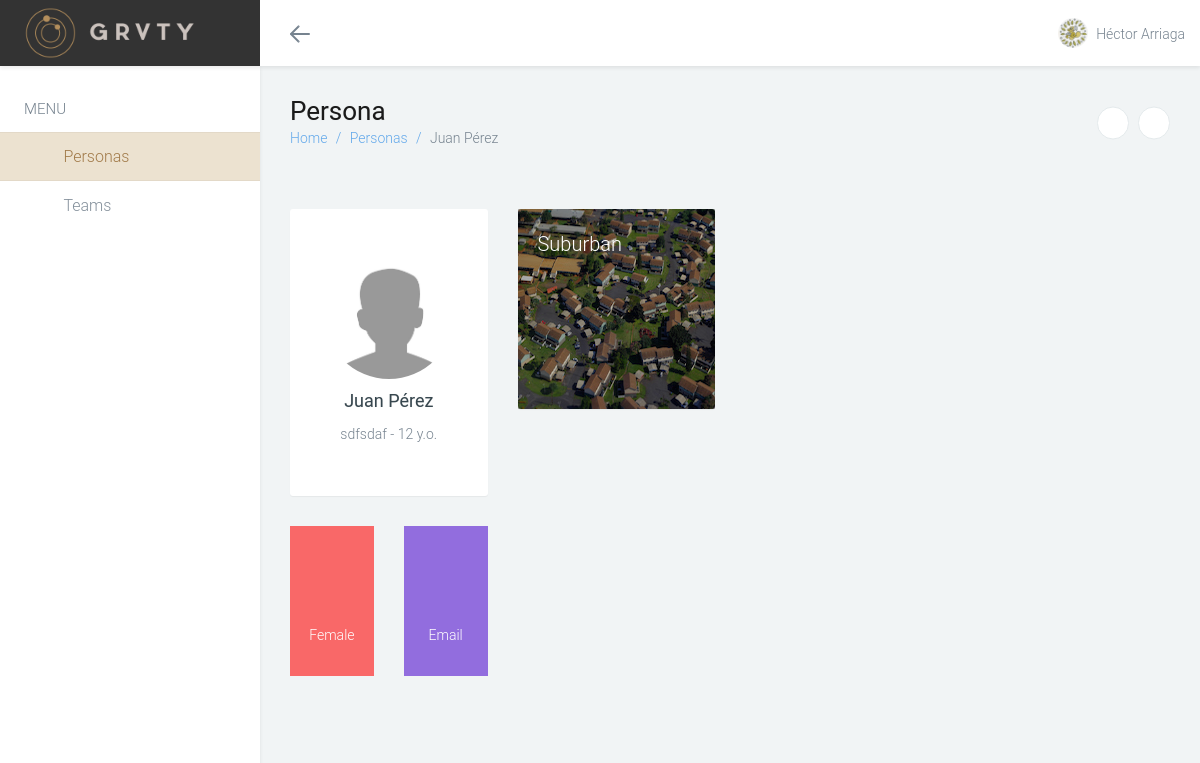
Screenshot of /personas/4/ (signed in) with the database file from the repository.
### CustomAuth/models.py (models this page shows, shortened)
class User(AbstractUser):
    verified = models.BooleanField(_('Verified'), default=False)
    verification_code = models.CharField(_('Verification Code'), max_length=36,
                                         unique=True)
    image = models.ImageField(_('Profile Image'), upload_to='user_pics',
                              max_length=255, blank=True, null=True)
    complete_profile = models.BooleanField(_('Complete Profile'),
                                           default=False)
    menubar_fold = models.BooleanField(_('Menubar Fold'), default=False)
    USERNAME_FIELD = 'username'
    REQUIRED_FIELDS = ['email']
    class Meta:
        verbose_name = _('User')
        verbose_name_plural = _('Users')
    @property
    def full_name(self):
        return '%s %s' % (self.first_name, self.last_name)
    def get_photo_url(self):
        if self.image:
            return self.image.url
        return static('photos/gravatar.jpg')

### Identity/models.py (models this page shows, shortened)
class Persona(models.Model):
    owner = models.ForeignKey(settings.AUTH_USER_MODEL, verbose_name=_('Owner'), related_name='personas')
    name = models.CharField(_('Name'), max_length=255, blank=True)
    photo = models.ImageField(_('Photo'), upload_to='persona_photos', blank=True)
    gender = models.CharField(_('Gender'), max_length=1, choices=demographic.GENDER_CHOICES, blank=True)
    age = models.PositiveSmallIntegerField(_('Age'), blank=True, null=True)
    job_title = models.CharField(_('Job Title'), max_length=255, blank=True)
    main_quote = models.TextField(_('Main Quote'), blank=True)
    work_experience = models.TextField(_('Work Experience'), blank=True)
    urbanicity = models.PositiveSmallIntegerField(
        _('Location'), choices=demographic.URBANICITY_CHOICES,
        blank=True, null=True
    )
    individual_income = models.PositiveIntegerField(_('Individual Income'), blank=True, null=True)
    household_income = models.PositiveIntegerField(_('Household Income'), blank=True, null=True)
    main_goal = models.TextField(_('Main Goal'), blank=True)
    secondary_goal = models.TextField(_('Secondary Goal'), blank=True)
    biggest_pain = models.CharField(_('Biggest Pain'), max_length=255, blank=True)
    decrease_pain = models.CharField(_('Decrease Pain'), max_length=255, blank=True)
    biggest_gain = models.CharField(_('Biggest Gain'), max_length=255, blank=True)
    increase_gain = models.CharField(_('Increase Gain'), max_length=255, blank=True)
    identifiers = models.TextField(_('Identifiers'), blank=True, help_text='One per line.')
    communication_preference = models.PositiveSmallIntegerField(
        _('Communication Preference'), choices=demographic.COMMUNICATION_PREFERENCE_CHOICES,
        blank=True, null=True
    )
    objections_barriers = models.TextField(_('Common Objections/Barriers'), blank=True)
    product_pitch = models.TextField(_('Product Pitch'), blank=True)
    triggering_events = models.TextField(_('Triggering Events'), blank=True, help_text='One per line.')
    influencers = models.TextField(_('Influencers'), blank=True, help_text='One per line.')
    funnel = models.TextField(_('First Step in Funnel'), blank=True, help_text='One step per line.')
    class Meta:
        verbose_name_plural = _('Persona')
        verbose_name = _('Personas')
    @property
    def has_pain_or_gain(self):
        arr = [
            self.biggest_pain,
            self.decrease_pain,
            self.biggest_gain,
            self.increase_gain,
        ]
        return any(arr)
    @property
    def has_goals(self):
        arr = [
            self.main_goal,
            self.secondary_goal,
        ]
        return any(arr)
    def get_photo_url(self):
        if self.photo:
            return self.photo.url
        return static('photos/gravatar.jpg')
    def get_urbanicity_photo(self):
        if self.urbanicity:
            return static('photos/urbanicity/%d.jpg' % self.urbanicity)
        return ''

### Identity/views.py (the view)
# urls.py: url(r'^personas/(?P<persona_id>\d+)/$', 'view_persona', name='view_persona'),
@login_required
def view_persona(request, persona_id):
    personas_active = True
    title = _('Persona')
    persona = get_object_or_404(Persona, id=persona_id, owner=request.user)
    DEMOGRAPHIC = demographic
    return TemplateResponse(request, 'identity/persona/view.html', locals())

### Configuration/context_processors.py (called while the page is built)
def configuration_context(request):
    return {
        'CONFIGURATION': Configuration.objects.get()
    }

### Configuration/templatetags/configuration_tags.py (called while the page is built)
@register.filter(name='settings')
def settings(attribute):
    return getattr(dj_settings, attribute, '')

### templates/identity/persona/view.html (shortened to what this page needs)
{% extends 'base.html' %}
{% load staticfiles %}
{% load humanize %}
{% load persona_tags %}
{% block css %}
<link rel="stylesheet" href="{% static 'fonts/ionicons/ionicons.min.css' %}">
<link rel="stylesheet" href="{% static 'vendor/chartist-js/chartist.css' %}">
{% endblock %}
{% block body_class %}persona{% endblock %}
{% block content %}
<div class="page">
  <div class="page-header">
    <h1 class="page-title">Persona</h1>
    <ol class="breadcrumb">
      <li><a href="/">Home</a></li>
      <li><a href="{% url 'Identity:personas' %}">Personas</a></li>
      <li class="active">{% firstof persona.name 'Persona' %}</li>
    </ol>
    <div class="page-header-actions">
      <a href="{% url 'Identity:edit_persona' persona.id %}" type="button" class="btn btn-sm btn-icon btn-inverse btn-round" data-toggle="tooltip" data-original-title="Edit">
        <i class="icon wb-pencil" aria-hidden="true"></i>
      </a>
      {% if request.user == persona.owner %}
      <button class="btn btn-sm btn-icon btn-inverse btn-round" data-toggle="tooltip" data-original-title="Delete" id="delete_persona_btn">
        <i class="icon wb-trash" aria-hidden="true"></i>
      </button>
      {% endif %}
    </div>
  </div>
  <div class="page-content container-fluid padding-30">
    <div class="row">
      <div class="col-md-3">
        <div class="widget widget-shadow text-center persona-details">
          <div class="widget-header">
            <div class="widget-header-content">
              <a class="avatar avatar-lg" href="javascript:void(0)">
                <img src="{{ persona.get_photo_url}}">
              </a>
              <h4 class="profile-user">{{ persona.name|title }}</h4>
              <p class="profile-job">{{ persona.job_title }}{% if persona.age %} - {{ persona.age }} y.o.{% endif %}</p>
            </div>
          </div>
        </div>
        <div class="row">
          <div class="col-md-6">
            {% if persona.gender == DEMOGRAPHIC.MALE %}
            <div class="widget">
              <div class="widget-content">
                <div class="counter counter-lg counter-inverse bg-blue-600 vertical-align height-150">
                  <div class="vertical-align-middle">
                    <div class="counter-icon margin-bottom-5"><i class="icon ion-male" aria-hidden="true"></i></div>
                    <span class="counter-number">{{ persona.get_gender_display }}</span>
                  </div>
                </div>
              </div>
            </div>
            {% elif persona.gender == DEMOGRAPHIC.FEMALE %}
            <div class="widget">
              <div class="widget-content">
                <div class="counter counter-lg counter-inverse bg-red-600 vertical-align height-150">
                  <div class="vertical-align-middle">
                    <div class="counter-icon margin-bottom-5"><i class="icon ion-female" aria-hidden="true"></i></div>
                    <span class="counter-number">{{ persona.get_gender_display }}</span>
                  </div>
                </div>
              </div>
            </div>
            {% endif %}
          </div>
          <div class="col-md-6">
            {% if persona.communication_preference %}
            <div class="widget">
              <div class="widget-content">
                <div class="counter counter-lg counter-inverse bg-purple-600 vertical-align height-150">
                  <div class="vertical-align-middle">
                    {% if persona.communication_preference == DEMOGRAPHIC.EMAIL %}
                    <div class="counter-icon margin-bottom-5"><i class="icon ion-android-mail" aria-hidden="true"></i></div>
                    {% elif persona.communication_preference == DEMOGRAPHIC.TELEPHONE %}
                    <div class="counter-icon margin-bottom-5"><i class="icon ion-ios-telephone" aria-hidden="true"></i></div>
                    {% endif %}
                    <span class="counter-number">{{ persona.get_communication_preference_display }}</span>
                  </div>
                </div>
              </div>
            </div>
            {% endif %}
          </div>
        </div>
      </div>
      <div class="col-md-3">
        {% if persona.urbanicity %}
        <div class="widget widget-shadow">
          <div class="widget-header cover">
            <img class="cover-image" src="{{ persona.get_urbanicity_photo }}" height="200">
            <div class="overlay-panel overlay-background">
              <div class="font-size-16 pull-right"><i class="icon wb-map" aria-hidden="true"></i></div>
              <p class="font-size-20">{{ persona.get_urbanicity_display }}</p>
            </div>
          </div>
        </div>
        {% endif %}
      </div>
      <div class="col-md-6">
      </div>
    </div>
  </div>
</div>
{% endblock %}

### templates/base.html (shortened to what this page needs)
{% load configuration_tags %}
{% load staticfiles %}
<!DOCTYPE html>
<html class="no-js css-menubar" lang="en">
  <head>
    <link rel="stylesheet" href="{% static 'css/bootstrap.min.css' %}">
    <link rel="stylesheet" href="{% static 'css/bootstrap-extend.min.css' %}">
    <link rel="stylesheet" href="{% static 'css/site.min.css' %}">
    <link rel="stylesheet" href="{% static 'vendor/asscrollable/asScrollable.css' %}">
    <link rel="stylesheet" href="{% static 'fonts/web-icons/web-icons.min.css' %}">
    <link rel="stylesheet" href="{% static 'fonts/brand-icons/brand-icons.min.css' %}">
    <link rel="stylesheet" href="{% static 'fonts/font-awesome/font-awesome.min.css' %}">
    <link rel="stylesheet" href="{% static 'vendor/toastr/toastr.css' %}">
    <link rel="stylesheet" href="{% static 'vendor/bootstrap-select/bootstrap-select.min.css' %}">
    {% block css %}{% endblock %}
    <link rel="stylesheet" href="{% static 'grvty/css/main.min.css' %}">
  </head>
  <body class="{% block body_class %}dashboard{% endblock %} site-menubar-keep {% if request.user.menubar_fold %}site-menubar-fold{% else %}site-menubar-unfold{% endif %}">
    <nav class="site-navbar navbar navbar-default navbar-fixed-top navbar-mega" role="navigation">
      <div class="navbar-header">
        <a href="/">
          <div class="navbar-brand navbar-brand-center site-gridmenu-toggle" data-toggle="gridmenu">
            <img class="navbar-brand-logo" src="{% static 'images/logo-menu.png' %}" title="Grvity">
          </div>
        </a>
      </div>
      <div class="navbar-container container-fluid">
        <div class="collapse navbar-collapse navbar-collapse-toolbar" id="site-navbar-collapse">
          <ul class="nav navbar-toolbar">
            <li class="hidden-float" id="toggleMenubar">
              <a data-toggle="menubar" href="#" role="button">
                <i class="icon hamburger hamburger-arrow-left">
                  <span class="hamburger-bar"></span>
                </i>
              </a>
            </li>
          </ul>
          <ul class="nav navbar-toolbar navbar-right navbar-toolbar-right">
            <li class="dropdown">
              <a class="navbar-avatar dropdown-toggle" data-toggle="dropdown" href="#" aria-expanded="false"
              data-animation="scale-up" role="button">
                <span class="avatar">
                  <img class="user_profile_image" src="{{ request.user.get_photo_url }}" alt="user_profile_image">
                </span>
                <span class="user-name">{{ request.user.full_name|title }}</span>
              </a>
            </li>
          </ul>
        </div>
      </div>
    </nav>
    <div class="site-menubar site-menubar-light">
      <div class="site-menubar-body">
        <div>
          <div>
            <ul class="site-menu">
              <li class="site-menu-category">Menu</li>
              <li class="site-menu-item {% if personas_active %}active{% endif %}">
                <a class="animsition-link" href="{% url 'Identity:personas' %}">
                  <i class="site-menu-icon wb-user" aria-hidden="true"></i>
                  <span class="site-menu-title">Personas</span>
                </a>
              </li>
              <li class="site-menu-item {% if teams_active %}active{% endif %}">
                <a class="animsition-link" href="{% url 'Auth:teams' %}">
                  <i class="site-menu-icon wb-users" aria-hidden="true"></i>
                  <span class="site-menu-title">Teams</span>
                </a>
              </li>
            </ul>
          </div>
        </div>
      </div>
    </div>
    {% block content %}{% endblock %}
  </body>
</html>

### rows the page displays
User: user.get_photo_url (picture), user.full_name "Héctor Arriaga"
Persona: name "Juan Pérez", job_title "sdfsdaf", age "12", gender "Female", communication_preference "Email", urbanicity "Suburban"
